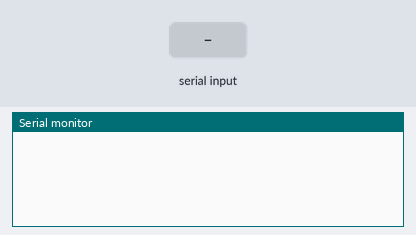
The sketch below on a simulated Arduino Uno, built with avr-gcc and run on an emulated ATmega328P. Parts: the last lines printed to the serial monitor. The test bench sets the inputs (shaded band).

Above: at 1.2 s.
1.3 s: "d" received over Serial
At 2.0 s:
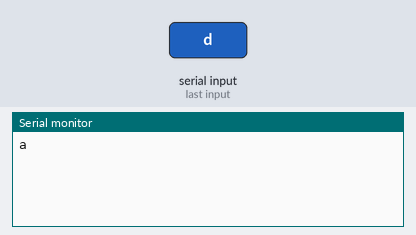
2.8 s: "e" received over Serial
At 3.2 s:
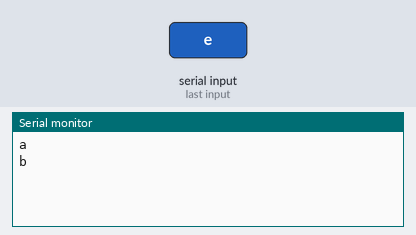

Measured:
- after the input at 1.3 s, the serial monitor: prints a new line at once (image 1)
- after the input at 2.8 s, the serial monitor: prints a new line at once (image 2)

The sketch:

serialTest.pde
```cpp
// (licence header left out)
int sIn = 0;

void setup() {
	Serial.begin(9600);
}

void loop() {

	if (Serial.available() > 0) {
		// read the incoming byte:
		sIn = Serial.read();
		if (sIn == 100) {
			Serial.println('a');
		}
		if (sIn == 101) {
			Serial.println('b');
		}
	}
}
```
